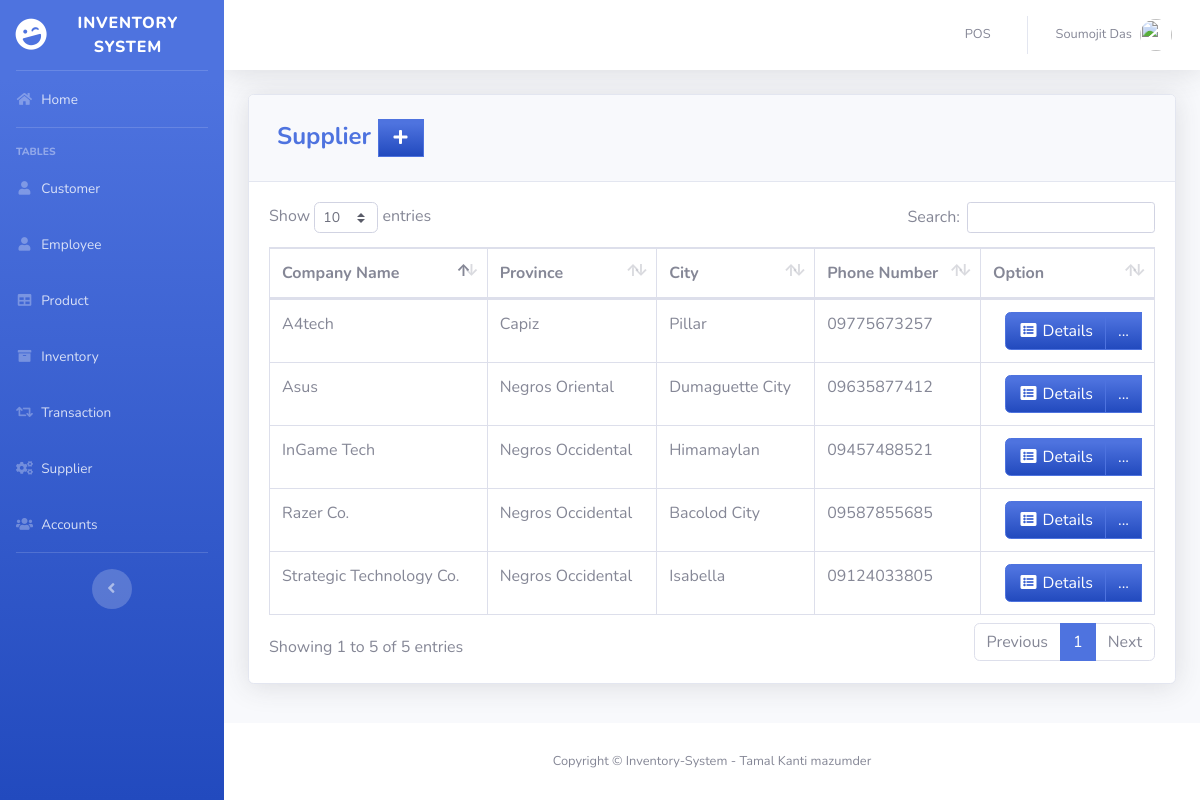
/pages/supplier.php (signed in), run on the app's committed database.
### tables this page shows
CREATE TABLE `supplier` (
  `SUPPLIER_ID` int(11) NOT NULL,
  `COMPANY_NAME` varchar(50) DEFAULT NULL,
  `LOCATION_ID` int(11) NOT NULL,
  `PHONE_NUMBER` varchar(11) DEFAULT NULL
);

CREATE TABLE `location` (
  `LOCATION_ID` int(11) NOT NULL,
  `PROVINCE` varchar(100) DEFAULT NULL,
  `CITY` varchar(100) DEFAULT NULL
);

### pages/supplier.php (the view, shortened to what this page needs)
<?php
include'../includes/connection.php';
include'../includes/sidebar.php';
?>
            <div class="card shadow mb-4">
            <div class="card-header py-3">
              <h4 class="m-2 font-weight-bold text-primary">Supplier&nbsp;<a  href="#" data-toggle="modal" data-target="#supplierModal" type="button" class="btn btn-primary bg-gradient-primary" style="border-radius: 0px;"><i class="fas fa-fw fa-plus"></i></a></h4>
            </div>
            <div class="card-body">
              <div class="table-responsive">
                <table class="table table-bordered" id="dataTable" width="100%" cellspacing="0">
               <thead>
                   <tr>
                       <th>Company Name</th>
                       <th>Province</th>
                       <th>City</th>
                       <th>Phone Number</th>
                       <th>Option</th>
                   </tr>
               </thead>
          <tbody>
<?php
    $query = 'SELECT SUPPLIER_ID, COMPANY_NAME, l.PROVINCE, l.CITY, PHONE_NUMBER FROM supplier s join location l on s.LOCATION_ID=l.LOCATION_ID';
        $result = mysqli_query($db, $query) or die (mysqli_error($db));
            while ($row = mysqli_fetch_assoc($result)) {
                echo '<tr>';
                echo '<td>'. $row['COMPANY_NAME'].'</td>';
                echo '<td>'. $row['PROVINCE'].'</td>';
                echo '<td>'. $row['CITY'].'</td>';
                echo '<td>'. $row['PHONE_NUMBER'].'</td>';
                      echo '<td align="right"> <div class="btn-group">
                              <a type="button" class="btn btn-primary bg-gradient-primary" href="sup_searchfrm.php?action=edit & id='.$row['SUPPLIER_ID'] . '"><i class="fas fa-fw fa-list-alt"></i> Details</a>
                            <div class="btn-group">
                              <a type="button" class="btn btn-primary bg-gradient-primary dropdown no-arrow" data-toggle="dropdown" style="color:white;">
                              ... <span class="caret"></span></a>
                            <ul class="dropdown-menu text-center" role="menu">
                                <li>
                                  <a type="button" class="btn btn-warning bg-gradient-warning btn-block" style="border-radius: 0px;" href="sup_edit.php?action=edit & id='.$row['SUPPLIER_ID']. '">
                                    <i class="fas fa-fw fa-edit"></i> Edit
                                  </a>
                                </li>
                            </ul>
                            </div>
                          </div> </td>';
                      echo '</tr> ';
                        }
?>
                                </tbody>
                            </table>
                        </div>
                    </div>
                  </div>
<?php
include'../includes/footer.php';
?>

### includes/sidebar.php (shortened to what this page needs)
<!DOCTYPE html>
<html lang="en">
<head>
  <link href="../vendor/fontawesome-free/css/all.min.css" rel="stylesheet" type="text/css">
  <link href="../css/sb-admin-2.min.css" rel="stylesheet">
  <link href="../vendor/datatables/dataTables.bootstrap4.min.css" rel="stylesheet">
</head>
<body id="page-top">
  <div id="wrapper">
    <ul class="navbar-nav bg-gradient-primary sidebar sidebar-dark accordion" id="accordionSidebar">
      <a class="sidebar-brand d-flex align-items-center justify-content-center" href="index.php">
        <div class="sidebar-brand-icon rotate-n-15">
          <i class="fas fa-laugh-wink"></i>
        </div>
        <div class="sidebar-brand-text mx-3">Inventory System</div>
      </a>
      <hr class="sidebar-divider my-0">
      <li class="nav-item">
        <a class="nav-link" href="index.php">
          <i class="fas fa-fw fa-home"></i>
          <span>Home</span></a>
      </li>
      <hr class="sidebar-divider">
      <div class="sidebar-heading">
        Tables
      </div>
      <li class="nav-item">
        <a class="nav-link" href="customer.php">
          <i class="fas fa-fw fa-user"></i>
          <span>Customer</span></a>
      </li>
      <li class="nav-item">
        <a class="nav-link" href="employee.php">
          <i class="fas fa-fw fa-user"></i>
          <span>Employee</span></a>
      </li>
      <li class="nav-item">
        <a class="nav-link" href="product.php">
          <i class="fas fa-fw fa-table"></i>
          <span>Product</span></a>
      </li>
      <li class="nav-item">
        <a class="nav-link" href="inventory.php">
          <i class="fas fa-fw fa-archive"></i>
          <span>Inventory</span></a>
      </li>
      <li class="nav-item">
        <a class="nav-link" href="transaction.php">
          <i class="fas fa-fw fa-retweet"></i>
          <span>Transaction</span></a>
      </li>
      <li class="nav-item">
        <a class="nav-link" href="supplier.php">
          <i class="fas fa-fw fa-cogs"></i>
          <span>Supplier</span></a>
      </li>
      <li class="nav-item">
        <a class="nav-link" href="user.php">
          <i class="fas fa-fw fa-users"></i>
          <span>Accounts</span></a>
      </li>
      <hr class="sidebar-divider d-none d-md-block">
      <div class="text-center d-none d-md-inline">
        <button class="rounded-circle border-0" id="sidebarToggle"></button>
      </div>
    </ul>
    <?php include_once 'topbar.php'; ?>

### includes/topbar.php (shortened to what this page needs)
<div id="content-wrapper" class="d-flex flex-column">
  <div id="content">
    <nav class="navbar navbar-expand navbar-light bg-white topbar mb-4 static-top shadow">
      <ul class="navbar-nav ml-auto">
        <li class="nav-item dropdown no-arrow">
          <a class="nav-link" href="pos.php" role="button">
            <span class="mr-2 d-none d-lg-inline text-gray-600 small">POS</span>
          </a>
        </li>
        <li class="nav-item dropdown no-arrow">
          <a class="nav-link dropdown-toggle" href="#" id="userDropdown" role="button" data-toggle="dropdown" aria-haspopup="true" aria-expanded="false">
            <span class="mr-2 d-none d-lg-inline text-gray-600 small"><?php echo  $_SESSION['FIRST_NAME']. ' '.$_SESSION['LAST_NAME'] ;?></span>
            <img class="img-profile rounded-circle"
            <?php
              if($_SESSION['GENDER']=='Male')
  {
                echo 'src="https://encrypted-tbn0.gstatic.com/images?q=tbn:ANd9GcTS0rikanm-OEchWDtCAWQ_s1hQq1nOlQUeJr242AdtgqcdEgm0Dg"';
              }
  else
  {
                echo 'src="https://encrypted-tbn0.gstatic.com/images?q=tbn:ANd9GcSNngF0RFPjyGl4ybo78-XYxxeap88Nvsyj1_txm6L4eheH8ZBu"';
              }
            ?>>
          </a>
        </li>
      </ul>
    </nav>
    <div class="container-fluid">

### includes/footer.php (shortened to what this page needs)
        </div>
      </div>
      <footer class="sticky-footer bg-white">
        <div class="container my-auto">
          <div class="copyright text-center my-auto">
              <span>Copyright © Inventory-System - Tamal Kanti mazumder</span>
          </div>
        </div>
      </footer>
    </div>
  </div>
</body>
</html>

### data on the page
supplier: COMPANY_NAME "InGame Tech", LOCATION_ID.PROVINCE "Negros Occidental", LOCATION_ID.CITY "Himamaylan", PHONE_NUMBER "09457488521"
supplier: COMPANY_NAME "Asus", LOCATION_ID.PROVINCE "Negros Oriental", LOCATION_ID.CITY "Dumaguette City", PHONE_NUMBER "09635877412"
supplier: COMPANY_NAME "Razer Co.", LOCATION_ID.PROVINCE "Negros Occidental", LOCATION_ID.CITY "Bacolod City", PHONE_NUMBER "09587855685"
supplier: COMPANY_NAME "Strategic Technology Co.", LOCATION_ID.PROVINCE "Negros Occidental", LOCATION_ID.CITY "Isabella", PHONE_NUMBER "09124033805"
supplier: COMPANY_NAME "A4tech", LOCATION_ID.PROVINCE "Capiz", LOCATION_ID.CITY "Pillar", PHONE_NUMBER "09775673257"

### other printed values
$_SESSION['FIRST_NAME'] "Soumojit"
$_SESSION['LAST_NAME'] "Das"
